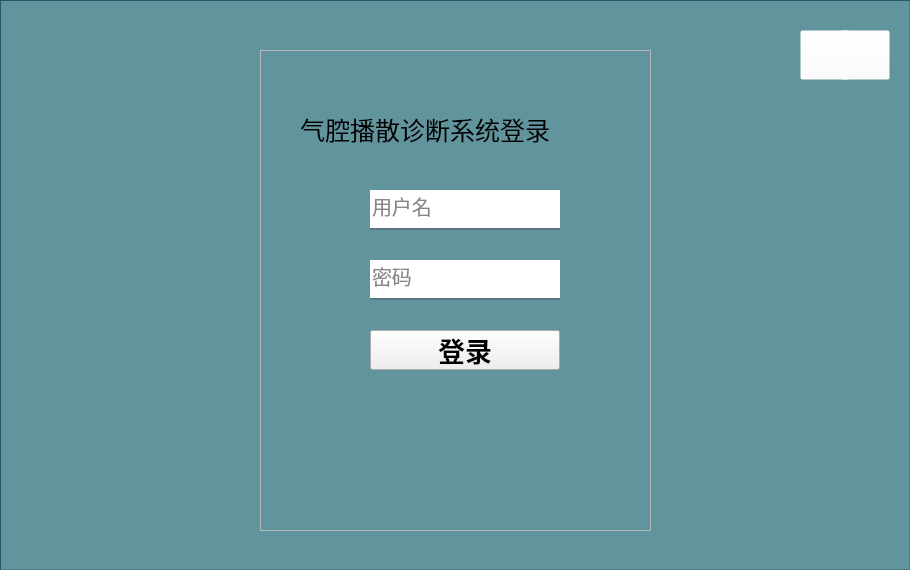
<?xml version="1.0" encoding="UTF-8"?>
<ui version="4.0">
 <class>login_ui</class>
 <widget class="QWidget" name="login_ui">
  <property name="geometry">
   <rect>
    <x>0</x>
    <y>0</y>
    <width>910</width>
    <height>570</height>
   </rect>
  </property>
  <property name="sizePolicy">
   <sizepolicy hsizetype="Preferred" vsizetype="Preferred">
    <horstretch>0</horstretch>
    <verstretch>0</verstretch>
   </sizepolicy>
  </property>
  <property name="windowTitle">
   <string>Form</string>
  </property>
  <property name="styleSheet">
   <string notr="true"/>
  </property>
  <layout class="QHBoxLayout" name="horizontalLayout">
   <property name="spacing">
    <number>0</number>
   </property>
   <property name="leftMargin">
    <number>0</number>
   </property>
   <property name="topMargin">
    <number>0</number>
   </property>
   <property name="rightMargin">
    <number>0</number>
   </property>
   <property name="bottomMargin">
    <number>0</number>
   </property>
   <item>
    <widget class="QFrame" name="frame_2">
     <property name="styleSheet">
      <string notr="true">
</string>
     </property>
     <property name="frameShape">
      <enum>QFrame::StyledPanel</enum>
     </property>
     <property name="frameShadow">
      <enum>QFrame::Raised</enum>
     </property>
     <widget class="QFrame" name="frame">
      <property name="geometry">
       <rect>
        <x>260</x>
        <y>50</y>
        <width>391</width>
        <height>481</height>
       </rect>
      </property>
      <property name="frameShape">
       <enum>QFrame::StyledPanel</enum>
      </property>
      <property name="frameShadow">
       <enum>QFrame::Raised</enum>
      </property>
      <widget class="QLabel" name="label_5">
       <property name="enabled">
        <bool>true</bool>
       </property>
       <property name="geometry">
        <rect>
         <x>40</x>
         <y>40</y>
         <width>329</width>
         <height>78</height>
        </rect>
       </property>
       <property name="font">
        <font>
         <family>华文琥珀</family>
         <pointsize>19</pointsize>
        </font>
       </property>
       <property name="styleSheet">
        <string notr="true"/>
       </property>
       <property name="text">
        <string>气腔播散诊断系统登录</string>
       </property>
       <property name="textFormat">
        <enum>Qt::PlainText</enum>
       </property>
      </widget>
      <widget class="QLineEdit" name="user_name_lineEdit_3">
       <property name="enabled">
        <bool>true</bool>
       </property>
       <property name="geometry">
        <rect>
         <x>110</x>
         <y>140</y>
         <width>190</width>
         <height>40</height>
        </rect>
       </property>
       <property name="sizePolicy">
        <sizepolicy hsizetype="Fixed" vsizetype="Fixed">
         <horstretch>122</horstretch>
         <verstretch>0</verstretch>
        </sizepolicy>
       </property>
       <property name="minimumSize">
        <size>
         <width>190</width>
         <height>40</height>
        </size>
       </property>
       <property name="maximumSize">
        <size>
         <width>190</width>
         <height>40</height>
        </size>
       </property>
       <property name="sizeIncrement">
        <size>
         <width>0</width>
         <height>0</height>
        </size>
       </property>
       <property name="font">
        <font>
         <family>华文楷体</family>
         <pointsize>15</pointsize>
        </font>
       </property>
       <property name="styleSheet">
        <string notr="true">
border:none;
border-bottom:2px solid rgba(46,82,101,200);
color:rgba(0,0,0,240);
padding-bottom:7px;</string>
       </property>
       <property name="alignment">
        <set>Qt::AlignLeading|Qt::AlignLeft|Qt::AlignVCenter</set>
       </property>
       <property name="placeholderText">
        <string>用户名</string>
       </property>
      </widget>
      <widget class="QLineEdit" name="password_lineEdit_3">
       <property name="geometry">
        <rect>
         <x>110</x>
         <y>210</y>
         <width>190</width>
         <height>40</height>
        </rect>
       </property>
       <property name="minimumSize">
        <size>
         <width>190</width>
         <height>40</height>
        </size>
       </property>
       <property name="maximumSize">
        <size>
         <width>190</width>
         <height>40</height>
        </size>
       </property>
       <property name="font">
        <font>
         <family>华文楷体</family>
         <pointsize>15</pointsize>
        </font>
       </property>
       <property name="styleSheet">
        <string notr="true">;
border:none;
border-bottom:2px solid rgba(46,82,101,200);
color:rgba(0,0,0,240);
padding-bottom:7px;</string>
       </property>
       <property name="echoMode">
        <enum>QLineEdit::Password</enum>
       </property>
       <property name="placeholderText">
        <string>密码</string>
       </property>
      </widget>
      <widget class="QPushButton" name="login_pushButton_2">
       <property name="geometry">
        <rect>
         <x>110</x>
         <y>280</y>
         <width>190</width>
         <height>40</height>
        </rect>
       </property>
       <property name="minimumSize">
        <size>
         <width>190</width>
         <height>40</height>
        </size>
       </property>
       <property name="maximumSize">
        <size>
         <width>190</width>
         <height>40</height>
        </size>
       </property>
       <property name="font">
        <font>
         <family>华文楷体</family>
         <pointsize>20</pointsize>
         <weight>75</weight>
         <bold>true</bold>
        </font>
       </property>
       <property name="cursor">
        <cursorShape>PointingHandCursor</cursorShape>
       </property>
       <property name="styleSheet">
        <string notr="true">background-color: :rgba(0,0,0,240);</string>
       </property>
       <property name="text">
        <string>登录</string>
       </property>
      </widget>
     </widget>
     <widget class="QFrame" name="frame_3">
      <property name="geometry">
       <rect>
        <x>0</x>
        <y>0</y>
        <width>911</width>
        <height>581</height>
       </rect>
      </property>
      <property name="styleSheet">
       <string notr="true">background-color: rgba(0, 85, 100,150);</string>
      </property>
      <property name="frameShape">
       <enum>QFrame::StyledPanel</enum>
      </property>
      <property name="frameShadow">
       <enum>QFrame::Raised</enum>
      </property>
      <widget class="QFrame" name="frame_4">
       <property name="geometry">
        <rect>
         <x>780</x>
         <y>20</y>
         <width>120</width>
         <height>80</height>
        </rect>
       </property>
       <property name="styleSheet">
        <string notr="true">background-color: rgba(255, 255, 255,0);</string>
       </property>
       <property name="frameShape">
        <enum>QFrame::StyledPanel</enum>
       </property>
       <property name="frameShadow">
        <enum>QFrame::Raised</enum>
       </property>
       <widget class="QPushButton" name="pushButton_2">
        <property name="geometry">
         <rect>
          <x>20</x>
          <y>10</y>
          <width>50</width>
          <height>50</height>
         </rect>
        </property>
        <property name="styleSheet">
         <string notr="true">border-image: url(:/icon/icon/删除菜单.svg);</string>
        </property>
        <property name="text">
         <string/>
        </property>
       </widget>
       <widget class="QPushButton" name="pushButton">
        <property name="geometry">
         <rect>
          <x>60</x>
          <y>10</y>
          <width>50</width>
          <height>50</height>
         </rect>
        </property>
        <property name="styleSheet">
         <string notr="true">;
border-image: url(:/icon/icon/关闭弹窗.svg);</string>
        </property>
        <property name="text">
         <string/>
        </property>
        <property name="iconSize">
         <size>
          <width>30</width>
          <height>30</height>
         </size>
        </property>
       </widget>
      </widget>
     </widget>
     <zorder>frame_3</zorder>
     <zorder>frame</zorder>
    </widget>
   </item>
  </layout>
 </widget>
 <resources>
  <include location="image.qrc"/>
 </resources>
 <connections/>
</ui>
